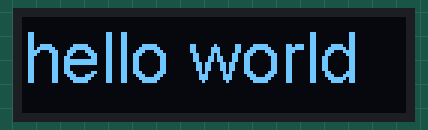
Simulated run of this sketch. Board: ESP8266 (NodeMCU). Parts: 128×32 one-colour display.

Above: at 0.21 s.
At 5.11 s:
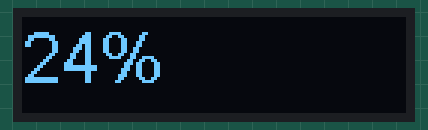
At 10.11 s:
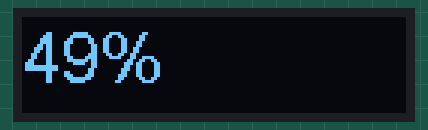
At 19.91 s:
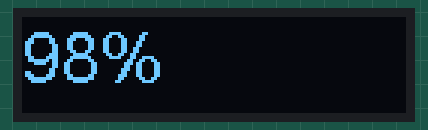
At 29.72 s:
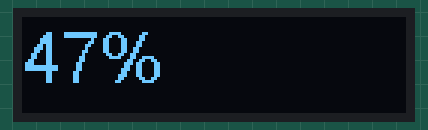
At 39.72 s:
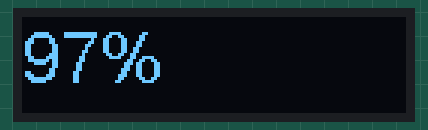

The sketch:

connect_oled.ino
```cpp
#include <Wire.h>               // Only needed for Arduino 1.5 and earlier
#include "SSD1306Wire.h"
// Initialize the OLED display
SSD1306Wire display(0x3c, 1, 0, GEOMETRY_128_32);
bool showHelloWorld = true;     // 初始显示 "hello world"
int percentage = 1;             // 从 1% 开始
unsigned long lastUpdate = 0;   // 记录上次更新时间
const int updateInterval = 200; // 更新间隔（毫秒）
void setup() {
  Serial.begin(115200);
  display.init();
  display.flipScreenVertically();
  display.setFont(ArialMT_Plain_24);

  // 初始显示 "hello world"
  display.clear();
  display.drawString(0, 0, "hello world");
  display.display();

  lastUpdate = millis(); // 记录初始时间
}
void loop() {
  unsigned long currentTime = millis();

  // 如果当前时间 - 上次更新时间 >= 间隔时间，则更新显示
  if (currentTime - lastUpdate >= updateInterval) {
    lastUpdate = currentTime;

    if (showHelloWorld) {
      // 显示 "hello world" 后，切换到百分比显示
      showHelloWorld = false;
    } else {
      // 更新百分比（1% ~ 100%）
      display.clear();
      display.drawString(0, 0, String(percentage) + "%");
      display.display();

      percentage++;
      if (percentage > 100) {
        percentage = 1; // 循环显示
      }
    }
  }
}
```
